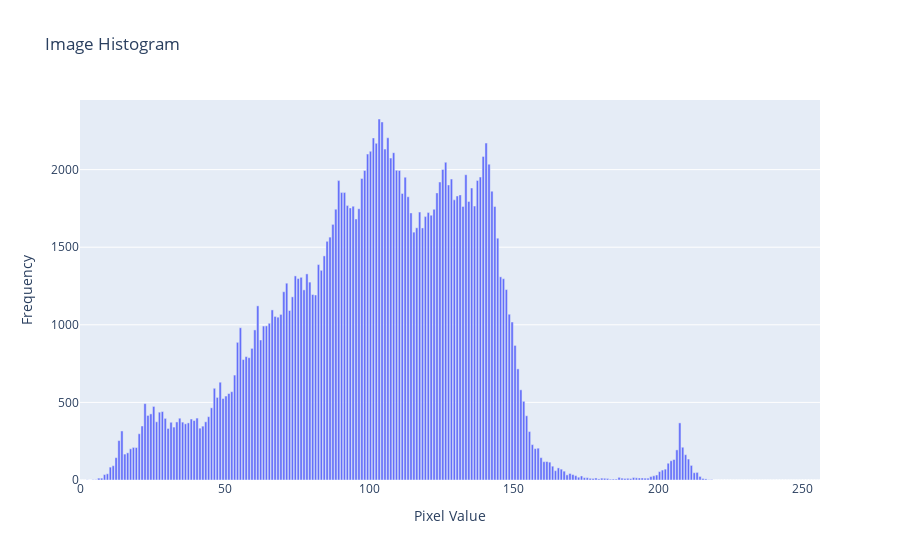
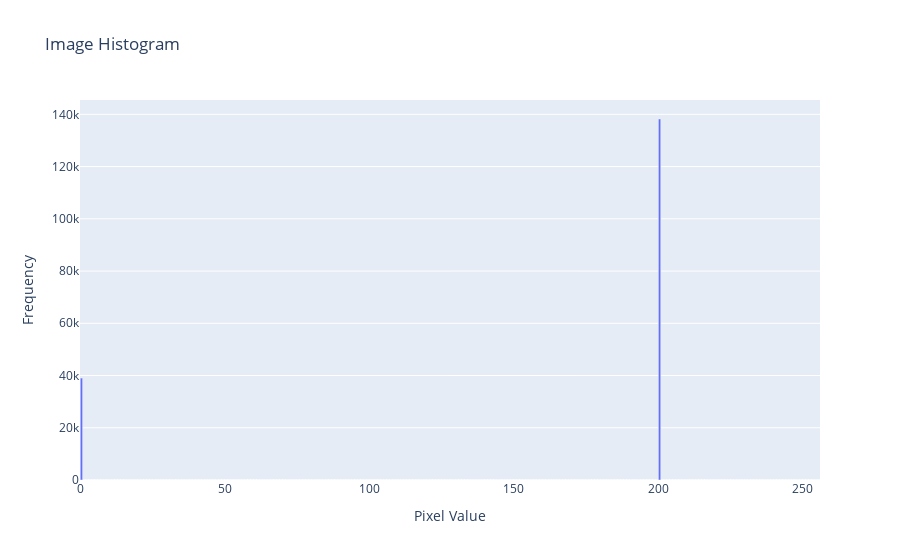

Source (notebook cell) for these figures, in order:
### Code cell
I = cv2.imread(path+'sudoku.jpeg', cv2.IMREAD_GRAYSCALE)
figure = return_histogram(I)
figure.show()
ret, thresh1 = cv2.threshold(I,125,255,cv2.THRESH_BINARY)
thresh2 = cv2.adaptiveThreshold(I,200,cv2.ADAPTIVE_THRESH_GAUSSIAN_C,cv2.THRESH_BINARY,5,2)
plt.imshow(np.hstack([I, thresh1,thresh2]),cmap='gray')
return_histogram(thresh2).show()

### Figure 1 — Plotly figure (JSON) as saved in the notebook; plotly's stock layout.template omitted (floating-point values rounded to 4 significant figures; data arrays with more than 128 entries replaced by an {"elided": "..."} marker saying what was removed)
{"data": [{"alignmentgroup": "True", "hovertemplate": "Pixel Value=%{x}<br>Frequency=%{y}<extra></extra>", "legendgroup": "", "marker": {"color": "#636efa"}, "name": "", "offsetgroup": "", "orientation": "v", "showlegend": false, "textposition": "auto", "type": "bar", "x": {"elided": "256 float values"}, "xaxis": "x", "y": {"elided": "256 int values"}, "yaxis": "y"}], "layout": {"barmode": "relative", "legend": {"tracegroupgap": 0}, "title": {"text": "Image Histogram"}, "xaxis": {"anchor": "y", "domain": [0, 1], "title": {"text": "Pixel Value"}}, "yaxis": {"anchor": "x", "domain": [0, 1], "title": {"text": "Frequency"}}}}

### Figure 2 — Plotly figure (JSON) as saved in the notebook; plotly's stock layout.template omitted (floating-point values rounded to 4 significant figures; data arrays with more than 128 entries replaced by an {"elided": "..."} marker saying what was removed)
{"data": [{"alignmentgroup": "True", "hovertemplate": "Pixel Value=%{x}<br>Frequency=%{y}<extra></extra>", "legendgroup": "", "marker": {"color": "#636efa"}, "name": "", "offsetgroup": "", "orientation": "v", "showlegend": false, "textposition": "auto", "type": "bar", "x": {"elided": "256 float values"}, "xaxis": "x", "y": {"elided": "256 int values"}, "yaxis": "y"}], "layout": {"barmode": "relative", "legend": {"tracegroupgap": 0}, "title": {"text": "Image Histogram"}, "xaxis": {"anchor": "y", "domain": [0, 1], "title": {"text": "Pixel Value"}}, "yaxis": {"anchor": "x", "domain": [0, 1], "title": {"text": "Frequency"}}}}
